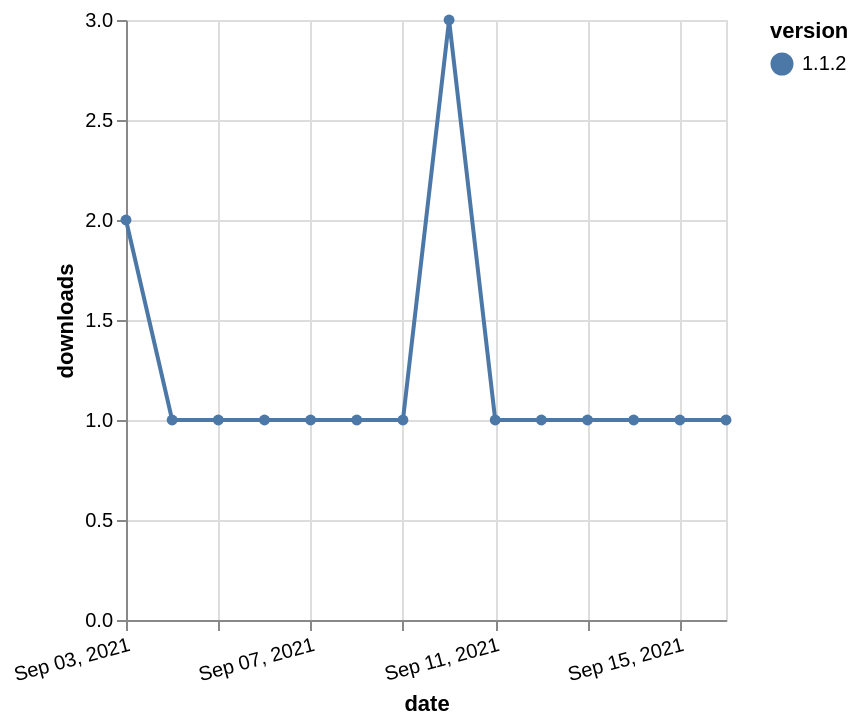

The Vega-Lite source for this figure:
### Vega-Lite specification from a JSON file in a GitHub repository (floating-point values rounded to 4 significant figures)
{"$schema": "https://vega.github.io/schema/vega-lite/v5.json", "description": "A simple bar chart with embedded data.", "data": {"values": [{"date": "2021-09-03", "total": 135, "delta": 2, "version": "1.1.2"}, {"date": "2021-09-04", "total": 136, "delta": 1, "version": "1.1.2"}, {"date": "2021-09-05", "total": 137, "delta": 1, "version": "1.1.2"}, {"date": "2021-09-06", "total": 138, "delta": 1, "version": "1.1.2"}, {"date": "2021-09-07", "total": 139, "delta": 1, "version": "1.1.2"}, {"date": "2021-09-08", "total": 140, "delta": 1, "version": "1.1.2"}, {"date": "2021-09-09", "total": 141, "delta": 1, "version": "1.1.2"}, {"date": "2021-09-10", "total": 144, "delta": 3, "version": "1.1.2"}, {"date": "2021-09-11", "total": 145, "delta": 1, "version": "1.1.2"}, {"date": "2021-09-12", "total": 146, "delta": 1, "version": "1.1.2"}, {"date": "2021-09-13", "total": 147, "delta": 1, "version": "1.1.2"}, {"date": "2021-09-14", "total": 148, "delta": 1, "version": "1.1.2"}, {"date": "2021-09-15", "total": 149, "delta": 1, "version": "1.1.2"}, {"date": "2021-09-16", "total": 150, "delta": 1, "version": "1.1.2"}]}, "width": "container", "mark": {"type": "line", "point": {"filled": true}}, "encoding": {"x": {"field": "date", "type": "temporal", "timeUnit": "yearmonthdate", "title": "date", "axis": {"labelAngle": -15}}, "y": {"field": "delta", "type": "quantitative", "title": "downloads"}, "color": {"field": "version", "type": "nominal"}, "tooltip": {"field": "delta"}}}
